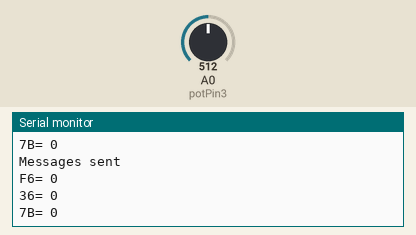
Bench run of a sketch on a simulated Arduino Uno, built with avr-gcc and run on an emulated ATmega328P. Shown: the last lines printed to the serial monitor. The test bench sets the inputs (shaded band); at power-on: A0 (potPin3) = 512.

Above: at 1.9 s.
2.0 s: A0 (potPin3) set to 900
At 3.0 s:
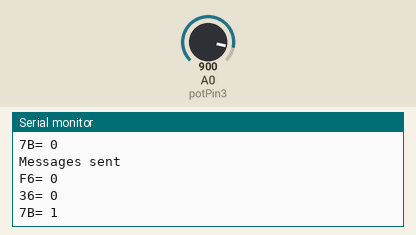
At 7.81 s:
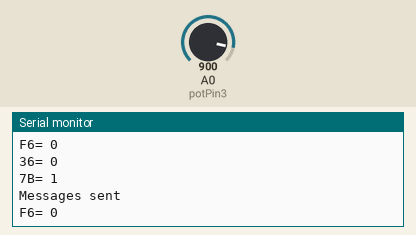

Measured:
- after the input at 2.0 s, the serial monitor: prints a new line after 0.30 s (image 1)

The sketch:

Node3.ino
```cpp
#include <SPI.h>
#include <mcp2515.h>

struct can_frame canMsg;
struct can_frame canMsg1;
struct can_frame canMsg2;
struct can_frame canMsg3;
MCP2515 mcp2515(10);

//int potPin1=A0;
//int potValue1=0;
//int cantxValue1=0;

//int potPin2=A0;
//int potValue2=0;
//int cantxValue2=0;

int potPin3=A0;
int potValue3=0;
int cantxValue3=0;

void setup() {
  while (!Serial);
  Serial.begin(115200);

  mcp2515.reset();
  mcp2515.setBitrate(CAN_125KBPS);
  mcp2515.setNormalMode();

  Serial.println("Example: Write to CAN");
}

void loop() {

//   //input potensio & button 1
//  potValue1 = analogRead(potPin1);
//  btnValue1 = digitalRead(btnPin1);
//  cantxValue1 = map(potValue1,0,1025,0,255);

 //input potensio & button 2
//  potValue2 = analogRead(potPin2);
//  btnValue2 = digitalRead(btnPin);
//  cantxValue2 = map(potValue2,0,1025,0,255);

 //input potensio & button 3
  potValue3 = analogRead(potPin3);
//  btnValue3 = digitalRead(btnPin);
  cantxValue3 = map(potValue3,0,1025,0,255);


//  canMsg1.can_id  = 0x0F6;
//  canMsg1.can_dlc = 8;
//  canMsg1.data[0] = 0x8E;
//  canMsg1.data[1] = 0x87;
//  canMsg1.data[2] = 0x32;
//  canMsg1.data[3] = 0xFA;
//  canMsg1.data[4] = 0x26;
//  canMsg1.data[5] = 0x8E;
//  canMsg1.data[6] = 0xBE;
//  canMsg1.data[7] = 0x86;

//  canMsg2.can_id  = 0x036;
//  canMsg2.can_dlc = 8;
//  canMsg2.data[0] = 0x0E;
//  canMsg2.data[1] = 0x00;
//  canMsg2.data[2] = 0x00;
//  canMsg2.data[3] = 0x08;
//  canMsg2.data[4] = 0x01;
//  canMsg2.data[5] = 0x00;
//  canMsg2.data[6] = 0x00;
//  canMsg2.data[7] = 0xA0;

  canMsg3.can_id  = 0x07B;
  canMsg3.can_dlc = 2;
  canMsg3.data[0] = cantxValue3;
  canMsg3.data[1] = 1;
//  canMsg3.data[2] = 0;
//  canMsg3.data[3] = 0;
//  canMsg3.data[4] = 0;
//  canMsg3.data[5] = 0;
//  canMsg3.data[6] = 0;
//  canMsg3.data[7] = 0;

//  mcp2515.sendMessage(&canMsg1);
//  mcp2515.sendMessage(&canMsg2);
  mcp2515.sendMessage(&canMsg3);

  Serial.println("Messages sent");

  delay(100);

    if (mcp2515.readMessage(&canMsg1) == MCP2515::ERROR_OK) {
    Serial.print(canMsg1.can_id, HEX); // print ID
    Serial.print(" ");
    Serial.print(canMsg1.can_dlc, HEX); // print DLC
    Serial.print(" ");

   // for (int i = 0; i<canMsg1.can_dlc; i++)  {  // print the data
      Serial.print(canMsg1.data[0]);
      Serial.print(" ");


    Serial.println();
  }

    if (mcp2515.readMessage(&canMsg2) == MCP2515::ERROR_OK) {
    Serial.print(canMsg2.can_id, HEX); // print ID
    Serial.print(" ");
    Serial.print(canMsg2.can_dlc, HEX); // print DLC
    Serial.print(" ");

    //for (int i = 0; i<canMsg2.can_dlc; i++)  {  // print the data
      Serial.print(canMsg2.data[0]);
      Serial.print(" ");


    Serial.println();
  }
  if (canMsg1.data[0] >= 50){
    Serial.print("F6= ");
    Serial.println(canMsg1.data[1]);
  }
   else{
    Serial.print("F6= ");
    Serial.println("0");
  }
  if (canMsg2.data[0] >= 100){
    Serial.print("36= ");
    Serial.println(canMsg2.data[1]);
  }
  else{
    Serial.print("36= ");
    Serial.println("0");
  }
  if (canMsg3.data[0] >= 200){
    Serial.print("7B= ");
    Serial.println(canMsg3.data[1]);
  }
  else{
    Serial.print("7B= ");
    Serial.println("0");
  }
  delay(1000);
}
```
